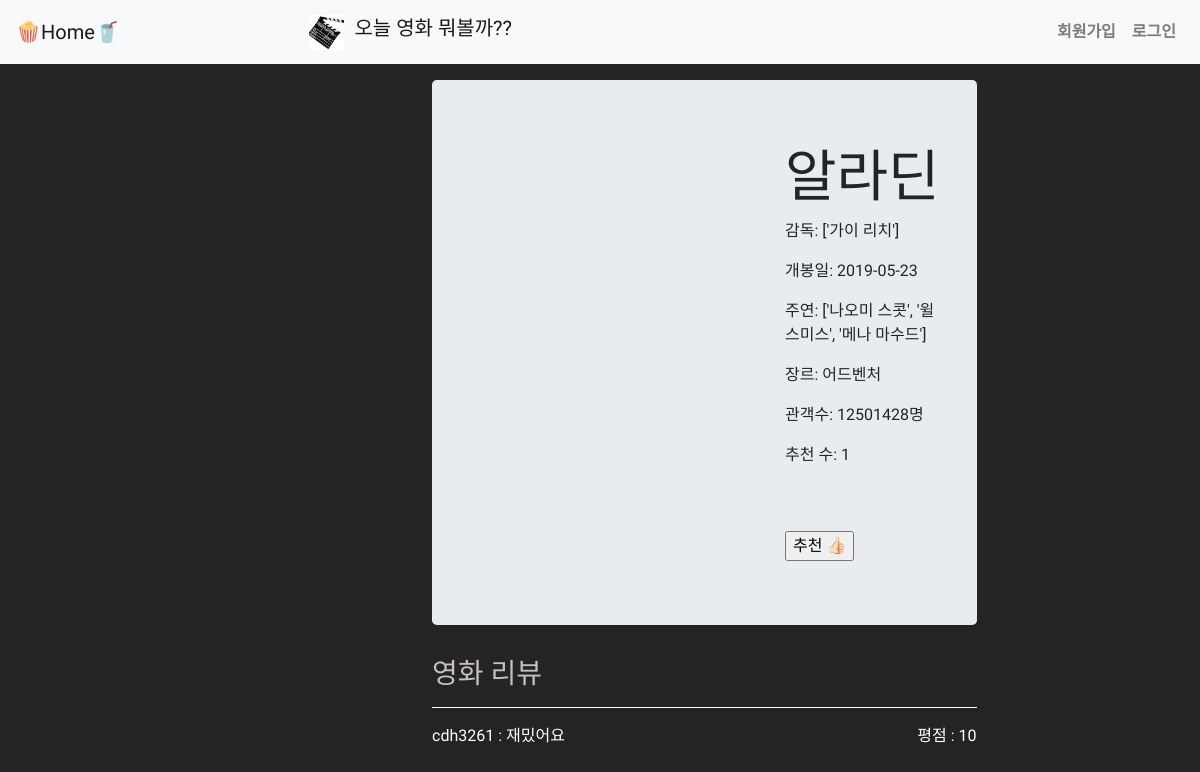
Before: /1/ with the older database file.
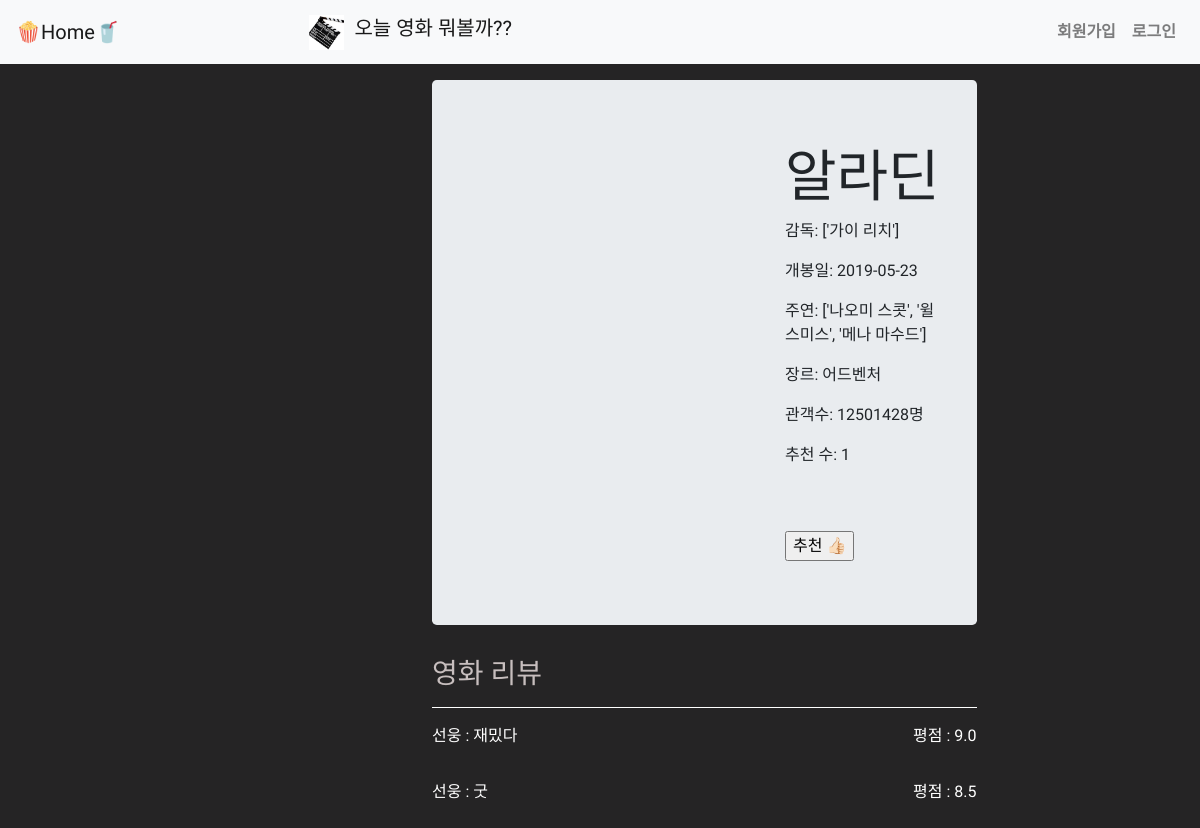
After: the same page with the newer database file.
### movies/models.py (models this page shows)
class Movie(models.Model):
    title = models.CharField(max_length=30)
    pubdate = models.CharField(max_length=50)
    director = models.TextField()
    cast = models.TextField()
    audience = models.IntegerField()
    poster_url = models.CharField(max_length=140)
    genre = models.CharField(max_length=50)
    like_users = models.ManyToManyField(settings.AUTH_USER_MODEL, related_name="like_movies")

class Review(models.Model):
    content = models.CharField(max_length=140)
    score = models.FloatField()#validators=[MinValueValidator(1),MaxValueValidator(10)],
    movie = models.ForeignKey(Movie, on_delete=models.CASCADE)
    user = models.ForeignKey(settings.AUTH_USER_MODEL, on_delete=models.CASCADE)

### accounts/models.py (models this page shows)
class User(AbstractUser):
    followers = models.ManyToManyField(settings.AUTH_USER_MODEL, related_name="followings")

### movies/views.py (the view)
# urls.py: path('<int:id>/', views.detail, name="detail"),
def detail(request, id):
    movie = get_object_or_404(Movie, id=id)
    form = ReviewForm()
    context = {
        'movie': movie,
        'form': form,
        'update':0,
    }
    return render(request, 'movies/detail.html', context)

### movies/forms.py
class ReviewForm(forms.ModelForm):
    score = forms.FloatField(widget=forms.NumberInput(attrs={'max': 10, 'min': 0, 'step': 0.5, 'placeholder':'평점을 남겨주세요.(0.5점 단위로 입력가능합니다.)'}))
    class Meta:
        model = Review
        fields = ('content', 'score', )
        widgets = {
            'content': forms.TextInput(attrs={'maxlength': 100, 'size':72, 'placeholder': '감상평을 남겨주세요.'})
        }

### movies/templates/movies/detail.html (shortened to what this page needs)
{% extends 'base.html' %}
{% load bootstrap4 %}
{% block body %}
  <div class="jumbotron">
    <div class="row">
      <div class="d-inline-flex align-items-start">
        <div class="mx-3">
          <h1 class="display-4">{{movie.title}}</h1>
          <p>감독: {{movie.director}}</p>
          <p>개봉일: {{movie.pubdate}}</p>
          <p>주연: {{movie.cast}}</p>
          <p>장르: {{movie.genre}}</p>
          <p>관객수: {{movie.audience}}명</p>
          <p>추천 수: {{movie.like_users.count}}</p>
          <br>
          <br>
          <form action="{% url 'movies:movie_like' movie.id %}" method="POST">
            {% if user in movie.like_users.all %}
              <input type="submit" value="추천취소 👍🏻" >
            {% else %}
              <input type="submit" value="추천 👍🏻" >
            {% endif %}
          </form>
        </div>
      </div>
    </div>
  </div>
  <h3 style="color:rgb(199, 190, 190);">영화 리뷰</h3>
  <hr style="border-color: white">
  {% for review in movie.review_set.all %}
    <div class="mb-3 d-flex justify-content-between" role="alert" style="color:white;">
      <p > {{review.user}} : {{review.content}}</p>
      {% if review.user == user %}
        <p style="position: absolute; right: 122px;"> 평점 :  {{review.score}}</p>
        <form action="{% url 'movies:update_review' movie.id review.id %}" method="GET">
          {% csrf_token %}
          <input type="submit" class="btn btn-warning" style="position: absolute; right: 57px;" value="수정">
        </form>
        <form action="{% url 'movies:delete_review' movie.id review.id %}" method="POST">
          {% csrf_token %}
          <input type="submit" class="btn btn-danger" style="position: absolute; right: 0;" value="삭제">
        </form>
      {%else%}
        <p> 평점 :  {{review.score}}</p>
      {% endif %}
    </div>
  {% endfor %}
{% endblock %}

### Manage/templates/base.html (shortened to what this page needs)
{% load static %}
{% load bootstrap4 %}
<!DOCTYPE html>
<html lang="en">
<head>
  {% bootstrap_css %}
</head>
<body >
    <div class="w-100 position-fixed " style="z-index: 999;">
      <nav class="navbar navbar-expand-lg navbar-light bg-light">
        <a class="navbar-brand" href="{% url 'movies:index' %}">🍿Home🥤</a>
        <div class="collapse navbar-collapse d-flex justify-content-center" id="navbarNavAltMarkup">
          <img src="{% static 'slate.jpg' %}" width="45px" height="35px" style="padding-right:10px ;">
          <h5 class="navbar-brand">오늘 영화 뭐볼까??</h5>
        </div>
        <div class="collapse navbar-collapse d-flex justify-content-end" id="navbarNavAltMarkup">
          <div class="navbar-nav ">
            {% if user.is_authenticated %}
              <h5 class="nav-item nav-link"><strong>{{user}}님 안녕하세요!</strong></h5>
              <a class="nav-item nav-link" href="{% url 'accounts:index' %}"><strong>유저 목록</strong></a>
              <a class="nav-item nav-link" href="{% url 'accounts:detail' user.id %}"><strong>My page</strong></a>
              <a class="nav-item nav-link" href="{% url 'accounts:logout' %}"><strong>로그아웃</strong></a>
            {% else %}
              <a class="nav-item nav-link" href="{% url 'accounts:signup' %}"><strong>회원가입</strong></a>
              <a class="nav-item nav-link" href="{% url 'accounts:login' %}"><strong>로그인</strong></a>
            {% endif %}
          </div>
        </div>
    </div>
  <div class="row" style="padding-top: 5rem;padding-left:27rem;padding-right:2rem;">
    <div class="col-12 col-md-9">
      {% block body %}
      {% endblock %}
    </div>
    <div class="col-12 col-md-3">
    </div>
  </div>
</body>
</html>

### Manage/templates/base.html (style rules this page uses)
div { font-family: 'Sunflower', sans-serif; }
body { background-color:rgb(37, 36, 37) }

Changed rows visible on the page:
changed Review: user "cdh3261" → "선웅"; content "재밌어요" → "재밌다"; score "10" → "9.0"
now on this page (row edited): Review: user "선웅", content "굿", score "8.5"
